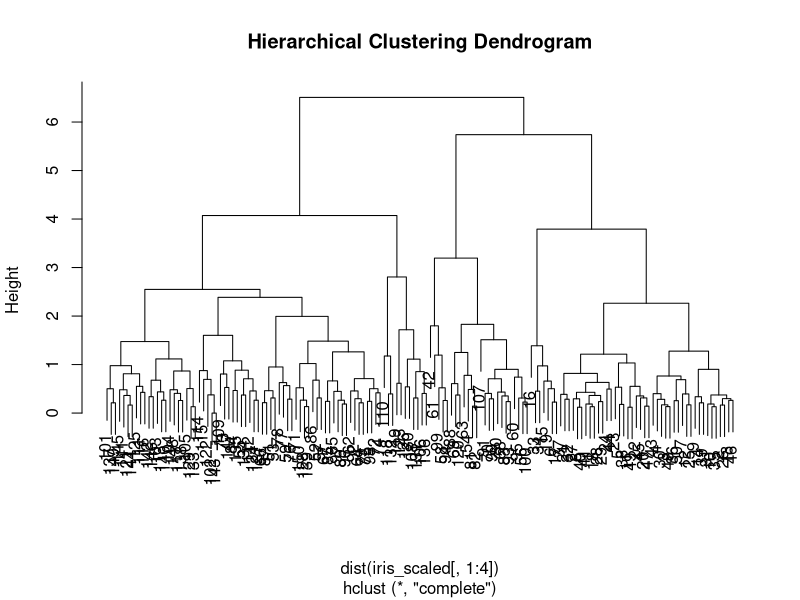
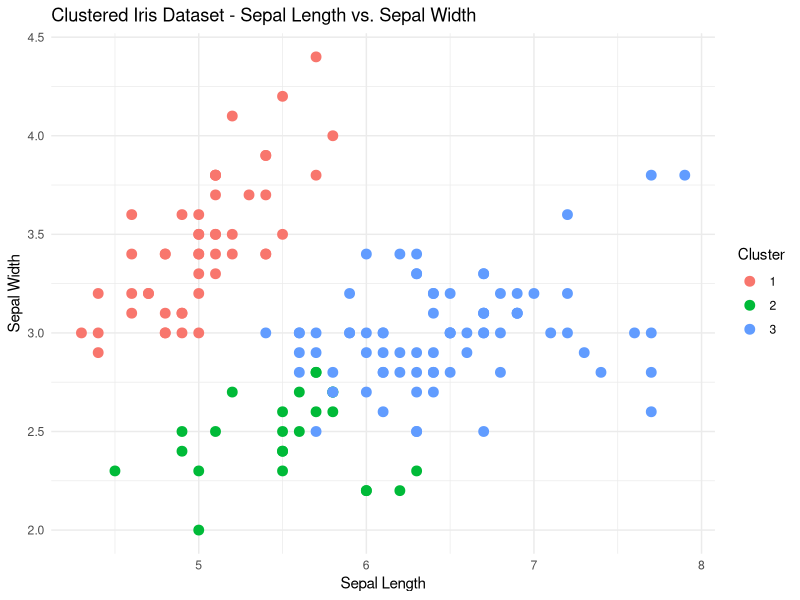
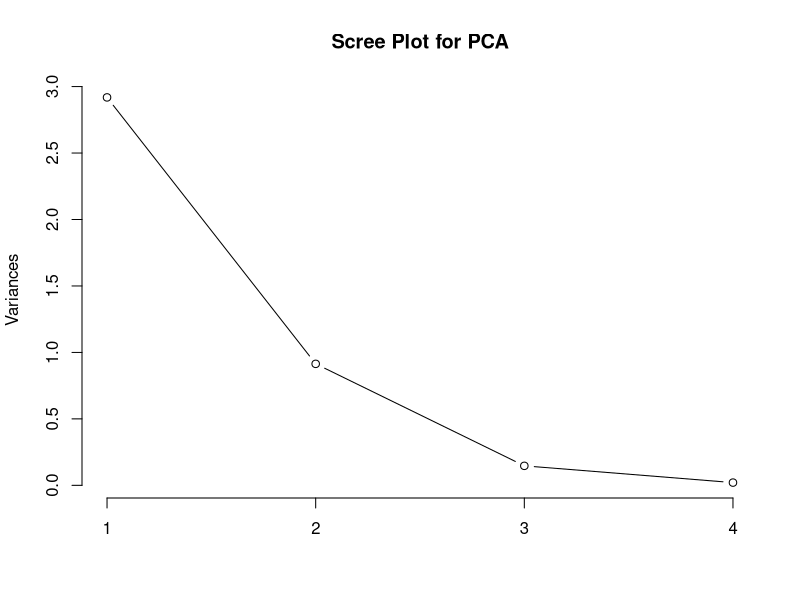
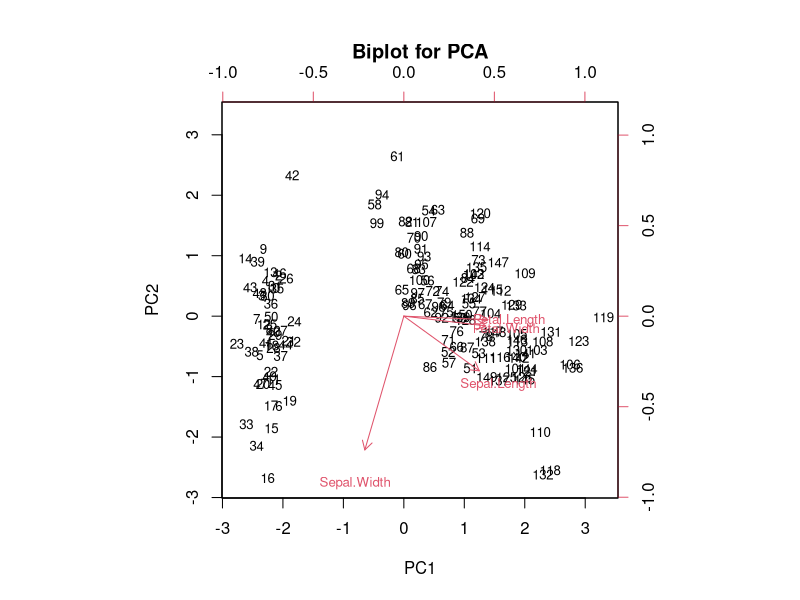
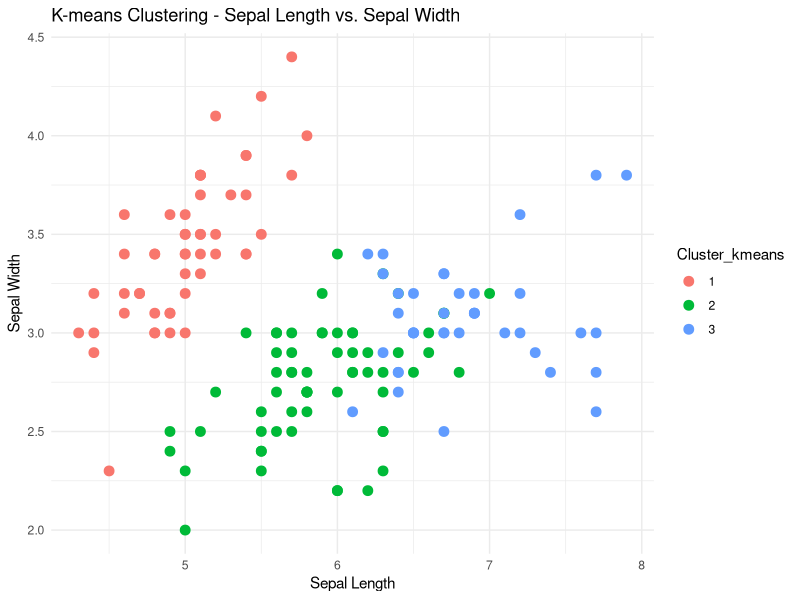

The R script that drew these images, in order:
# Project: Advanced Analysis and Visualization of the Iris Dataset

# Load required libraries
library(ggplot2)
library(dplyr)

# Load the Iris dataset
data(iris)

# Explore the dataset
summary(iris)
str(iris)

# Data preprocessing: Standardize numeric columns
iris_scaled <- iris %>%
  mutate(across(where(is.numeric), scale))

# Perform hierarchical clustering on the standardized data
iris_clusters <- hclust(dist(iris_scaled[, 1:4]))

# Plot the dendrogram for hierarchical clustering
plot(iris_clusters, main = "Hierarchical Clustering Dendrogram", sub = NULL)

# Cut the dendrogram to form clusters
iris_cut_clusters <- cutree(iris_clusters, k = 3)

# Add cluster information to the dataset
iris_with_clusters <- cbind(iris, Cluster = as.factor(iris_cut_clusters))

# Visualize the clusters using a scatter plot
ggplot(iris_with_clusters, aes(x = Sepal.Length, y = Sepal.Width, color = Cluster)) +
  geom_point(size = 3) +
  labs(title = "Clustered Iris Dataset - Sepal Length vs. Sepal Width",
       x = "Sepal Length", y = "Sepal Width") +
  theme_minimal()

# Conduct PCA analysis for dimensionality reduction
iris_pca <- prcomp(iris_scaled[, 1:4], scale. = TRUE)

# Plot the scree plot for PCA
screeplot(iris_pca, type = "lines", main = "Scree Plot for PCA")

# Plot the biplot for the first two principal components
biplot(iris_pca, scale = 0, cex = 0.8, main = "Biplot for PCA")

# Perform k-means clustering on the original data
set.seed(123)  # Set seed for reproducibility
kmeans_result <- kmeans(iris[, 1:4], centers = 3, nstart = 20)

# Add k-means cluster information to the dataset
iris_with_kmeans <- cbind(iris, Cluster_kmeans = as.factor(kmeans_result$cluster))

# Visualize k-means clusters using a scatter plot
ggplot(iris_with_kmeans, aes(x = Sepal.Length, y = Sepal.Width, color = Cluster_kmeans)) +
  geom_point(size = 3) +
  labs(title = "K-means Clustering - Sepal Length vs. Sepal Width",
       x = "Sepal Length", y = "Sepal Width") +
  theme_minimal()
